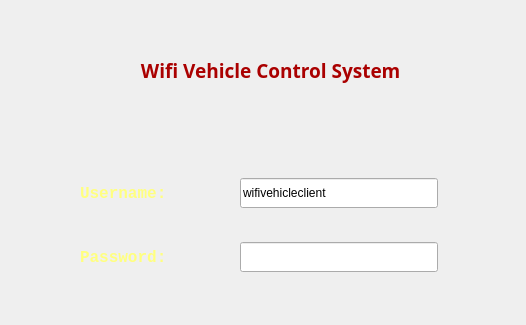
<?xml version="1.0" encoding="UTF-8"?>
<ui version="4.0">
 <class>loginDialog</class>
 <widget class="QDialog" name="loginDialog">
  <property name="geometry">
   <rect>
    <x>0</x>
    <y>0</y>
    <width>526</width>
    <height>325</height>
   </rect>
  </property>
  <property name="minimumSize">
   <size>
    <width>526</width>
    <height>325</height>
   </size>
  </property>
  <property name="maximumSize">
   <size>
    <width>526</width>
    <height>325</height>
   </size>
  </property>
  <property name="windowTitle">
   <string>Wifi Vehicle Login</string>
  </property>
  <widget class="QWidget" name="layoutWidget">
   <property name="geometry">
    <rect>
     <x>80</x>
     <y>150</y>
     <width>411</width>
     <height>151</height>
    </rect>
   </property>
   <layout class="QHBoxLayout" name="horizontalLayout_3">
    <item>
     <layout class="QVBoxLayout" name="verticalLayout_2">
      <item>
       <layout class="QHBoxLayout" name="horizontalLayout">
        <item>
         <widget class="QLabel" name="label">
          <property name="palette">
           <palette>
            <active>
             <colorrole role="WindowText">
              <brush brushstyle="SolidPattern">
               <color alpha="255">
                <red>255</red>
                <green>255</green>
                <blue>127</blue>
               </color>
              </brush>
             </colorrole>
            </active>
            <inactive>
             <colorrole role="WindowText">
              <brush brushstyle="SolidPattern">
               <color alpha="255">
                <red>255</red>
                <green>255</green>
                <blue>127</blue>
               </color>
              </brush>
             </colorrole>
            </inactive>
            <disabled>
             <colorrole role="WindowText">
              <brush brushstyle="SolidPattern">
               <color alpha="255">
                <red>120</red>
                <green>120</green>
                <blue>120</blue>
               </color>
              </brush>
             </colorrole>
            </disabled>
           </palette>
          </property>
          <property name="font">
           <font>
            <family>Consolas</family>
            <pointsize>12</pointsize>
            <weight>75</weight>
            <bold>true</bold>
           </font>
          </property>
          <property name="text">
           <string>Username:</string>
          </property>
         </widget>
        </item>
        <item>
         <widget class="QLineEdit" name="usrLineEdit">
          <property name="maximumSize">
           <size>
            <width>198</width>
            <height>30</height>
           </size>
          </property>
          <property name="text">
           <string>wifivehicleclient</string>
          </property>
         </widget>
        </item>
       </layout>
      </item>
      <item>
       <layout class="QHBoxLayout" name="horizontalLayout_2">
        <item>
         <widget class="QLabel" name="label_2">
          <property name="palette">
           <palette>
            <active>
             <colorrole role="WindowText">
              <brush brushstyle="SolidPattern">
               <color alpha="255">
                <red>255</red>
                <green>255</green>
                <blue>127</blue>
               </color>
              </brush>
             </colorrole>
            </active>
            <inactive>
             <colorrole role="WindowText">
              <brush brushstyle="SolidPattern">
               <color alpha="255">
                <red>255</red>
                <green>255</green>
                <blue>127</blue>
               </color>
              </brush>
             </colorrole>
            </inactive>
            <disabled>
             <colorrole role="WindowText">
              <brush brushstyle="SolidPattern">
               <color alpha="255">
                <red>120</red>
                <green>120</green>
                <blue>120</blue>
               </color>
              </brush>
             </colorrole>
            </disabled>
           </palette>
          </property>
          <property name="font">
           <font>
            <family>Consolas</family>
            <pointsize>12</pointsize>
            <weight>75</weight>
            <bold>true</bold>
           </font>
          </property>
          <property name="text">
           <string>Password:</string>
          </property>
         </widget>
        </item>
        <item>
         <widget class="QLineEdit" name="pwdLineEdit">
          <property name="maximumSize">
           <size>
            <width>198</width>
            <height>30</height>
           </size>
          </property>
         </widget>
        </item>
       </layout>
      </item>
     </layout>
    </item>
    <item>
     <layout class="QVBoxLayout" name="verticalLayout">
      <item>
       <widget class="QPushButton" name="loginButton">
        <property name="maximumSize">
         <size>
          <width>60</width>
          <height>60</height>
         </size>
        </property>
        <property name="palette">
         <palette>
          <active>
           <colorrole role="WindowText">
            <brush brushstyle="SolidPattern">
             <color alpha="255">
              <red>0</red>
              <green>0</green>
              <blue>0</blue>
             </color>
            </brush>
           </colorrole>
           <colorrole role="Button">
            <brush brushstyle="SolidPattern">
             <color alpha="255">
              <red>255</red>
              <green>255</green>
              <blue>127</blue>
             </color>
            </brush>
           </colorrole>
          </active>
          <inactive>
           <colorrole role="WindowText">
            <brush brushstyle="SolidPattern">
             <color alpha="255">
              <red>0</red>
              <green>0</green>
              <blue>0</blue>
             </color>
            </brush>
           </colorrole>
           <colorrole role="Button">
            <brush brushstyle="SolidPattern">
             <color alpha="255">
              <red>255</red>
              <green>255</green>
              <blue>127</blue>
             </color>
            </brush>
           </colorrole>
          </inactive>
          <disabled>
           <colorrole role="WindowText">
            <brush brushstyle="SolidPattern">
             <color alpha="255">
              <red>120</red>
              <green>120</green>
              <blue>120</blue>
             </color>
            </brush>
           </colorrole>
           <colorrole role="Button">
            <brush brushstyle="SolidPattern">
             <color alpha="255">
              <red>255</red>
              <green>255</green>
              <blue>127</blue>
             </color>
            </brush>
           </colorrole>
          </disabled>
         </palette>
        </property>
        <property name="font">
         <font>
          <family>Consolas</family>
          <pointsize>12</pointsize>
          <weight>75</weight>
          <bold>true</bold>
         </font>
        </property>
        <property name="text">
         <string/>
        </property>
        <property name="flat">
         <bool>true</bool>
        </property>
       </widget>
      </item>
      <item>
       <widget class="QPushButton" name="exitButton">
        <property name="maximumSize">
         <size>
          <width>60</width>
          <height>60</height>
         </size>
        </property>
        <property name="palette">
         <palette>
          <active>
           <colorrole role="Button">
            <brush brushstyle="SolidPattern">
             <color alpha="255">
              <red>255</red>
              <green>255</green>
              <blue>127</blue>
             </color>
            </brush>
           </colorrole>
          </active>
          <inactive>
           <colorrole role="Button">
            <brush brushstyle="SolidPattern">
             <color alpha="255">
              <red>255</red>
              <green>255</green>
              <blue>127</blue>
             </color>
            </brush>
           </colorrole>
          </inactive>
          <disabled>
           <colorrole role="Button">
            <brush brushstyle="SolidPattern">
             <color alpha="255">
              <red>255</red>
              <green>255</green>
              <blue>127</blue>
             </color>
            </brush>
           </colorrole>
          </disabled>
         </palette>
        </property>
        <property name="font">
         <font>
          <family>Consolas</family>
          <pointsize>12</pointsize>
          <weight>75</weight>
          <bold>true</bold>
         </font>
        </property>
        <property name="text">
         <string/>
        </property>
        <property name="flat">
         <bool>true</bool>
        </property>
       </widget>
      </item>
     </layout>
    </item>
   </layout>
  </widget>
  <widget class="QWidget" name="">
   <property name="geometry">
    <rect>
     <x>10</x>
     <y>20</y>
     <width>501</width>
     <height>101</height>
    </rect>
   </property>
   <layout class="QHBoxLayout" name="horizontalLayout_4">
    <item>
     <widget class="QLabel" name="logoLabel">
      <property name="maximumSize">
       <size>
        <width>120</width>
        <height>100</height>
       </size>
      </property>
      <property name="font">
       <font>
        <family>Consolas</family>
        <pointsize>12</pointsize>
       </font>
      </property>
      <property name="text">
       <string/>
      </property>
     </widget>
    </item>
    <item>
     <widget class="QLabel" name="label_3">
      <property name="maximumSize">
       <size>
        <width>410</width>
        <height>99</height>
       </size>
      </property>
      <property name="palette">
       <palette>
        <active>
         <colorrole role="WindowText">
          <brush brushstyle="SolidPattern">
           <color alpha="255">
            <red>170</red>
            <green>0</green>
            <blue>0</blue>
           </color>
          </brush>
         </colorrole>
        </active>
        <inactive>
         <colorrole role="WindowText">
          <brush brushstyle="SolidPattern">
           <color alpha="255">
            <red>170</red>
            <green>0</green>
            <blue>0</blue>
           </color>
          </brush>
         </colorrole>
        </inactive>
        <disabled>
         <colorrole role="WindowText">
          <brush brushstyle="SolidPattern">
           <color alpha="255">
            <red>120</red>
            <green>120</green>
            <blue>120</blue>
           </color>
          </brush>
         </colorrole>
        </disabled>
       </palette>
      </property>
      <property name="font">
       <font>
        <family>MV Boli</family>
        <pointsize>14</pointsize>
        <weight>75</weight>
        <bold>true</bold>
       </font>
      </property>
      <property name="layoutDirection">
       <enum>Qt::LeftToRight</enum>
      </property>
      <property name="text">
       <string> Wifi Vehicle Control System</string>
      </property>
      <property name="margin">
       <number>0</number>
      </property>
     </widget>
    </item>
   </layout>
  </widget>
 </widget>
 <resources/>
 <connections/>
</ui>
